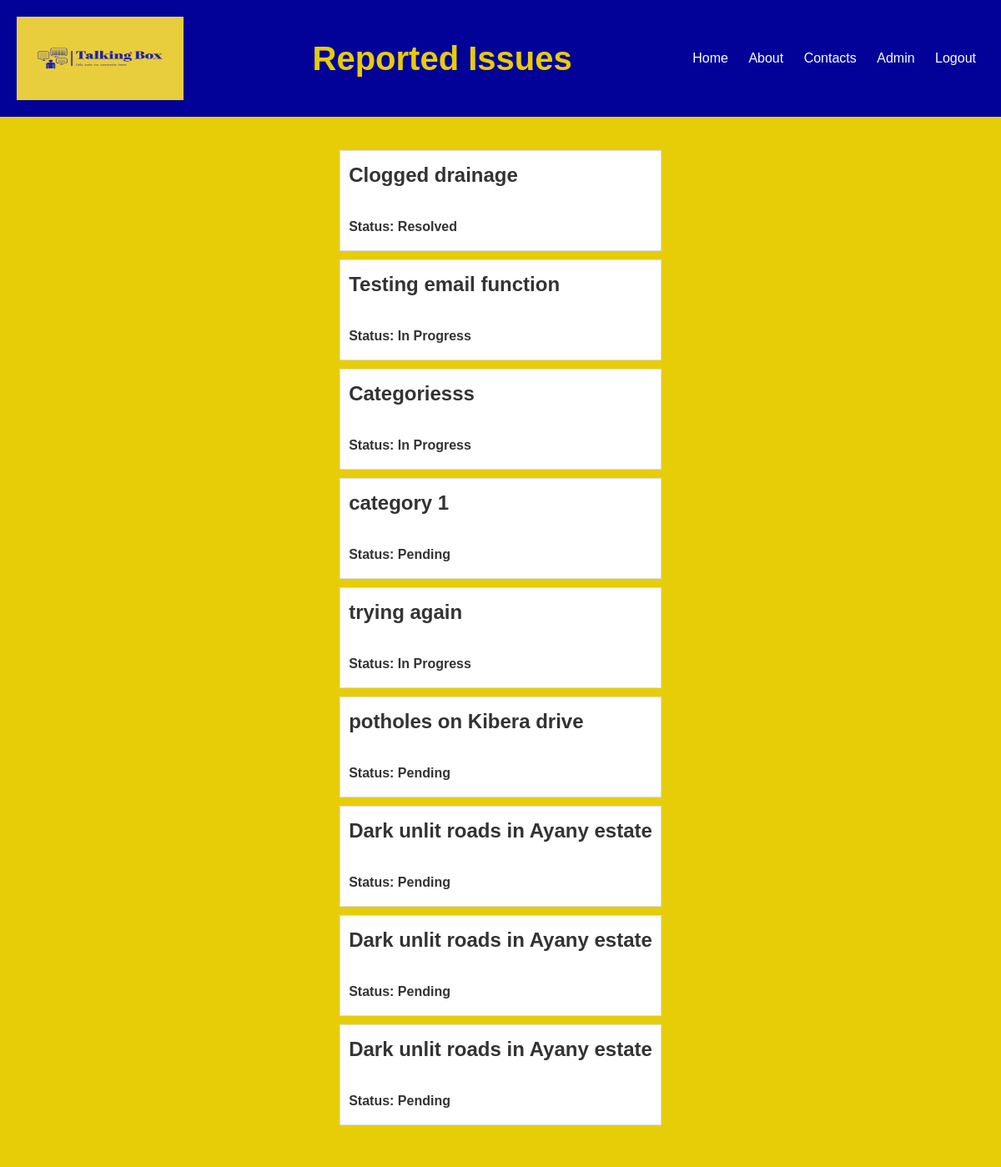
Page /issues/ (signed in) on the earlier database version.
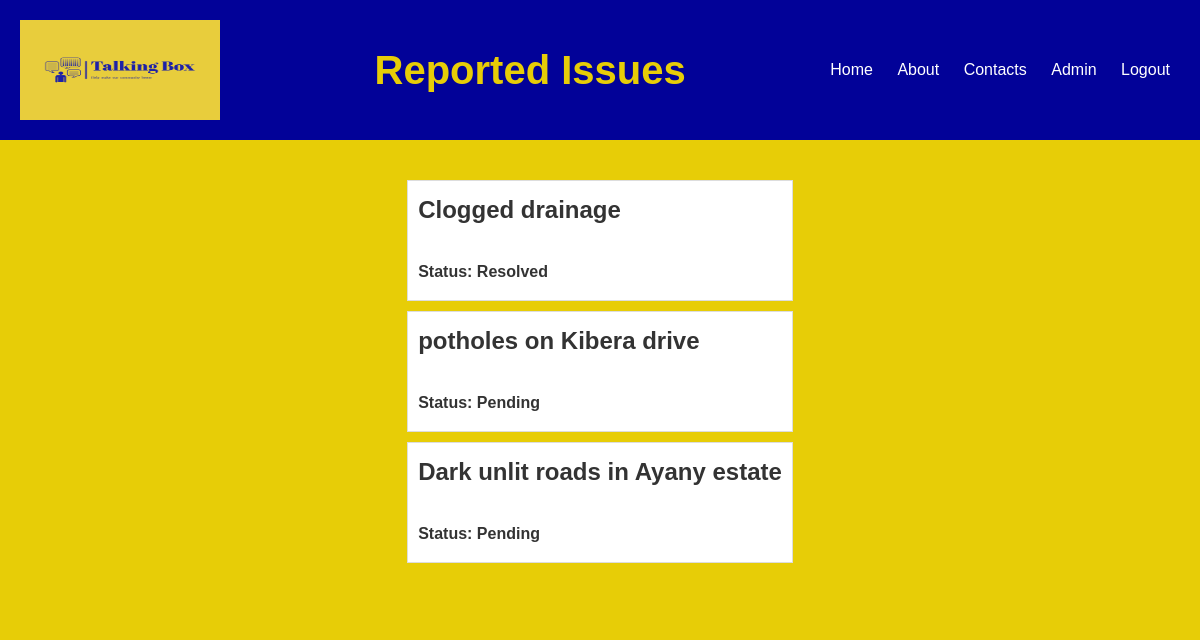
Same page on the later database version.
### main/models.py (models this page shows, shortened)
class Issue(DirtyFieldsMixin, models.Model):
    PENDING = 'Pending'
    IN_PROGRESS = 'In Progress'
    RESOLVED = 'Resolved'
    STATUS_CHOICES = [
        (PENDING, 'Pending'),
        (IN_PROGRESS, 'In Progress'),
        (RESOLVED, 'Resolved'),
    ]
    HEALTH = 'Health'
    WATER_SANITATION = 'Water & Sanitation'
    FIRES = 'Fires'
    CHILDREN_MINORS = 'Children & Minors'
    ELECTRICITY_POWER = 'Electricity & Power'
    CRIMINAL_ACTIVITIES = 'Criminal Activities'
    ROADS_INFRASTRUCTURE = 'Roads & Infrastructure'
    CATEGORY_CHOICES = [
        (HEALTH, 'Health'),
        (WATER_SANITATION, 'Water & Sanitation'),
        (FIRES, 'Fires'),
        (CHILDREN_MINORS, 'Children & Minors'),
        (ELECTRICITY_POWER, 'Electricity & Power'),
        (CRIMINAL_ACTIVITIES, 'Criminal Activities'),
        (ROADS_INFRASTRUCTURE, 'Roads & Infrastructure'),
    ]
    issue = models.TextField()  # Description of the issue
    image = models.ImageField(upload_to='issue_images/', blank=True, null=True)  # Image associated with the issue
    ward = models.CharField(max_length=100)  # Ward where the issue is located
    status = models.CharField(max_length=20, choices=STATUS_CHOICES, default=PENDING)  # Status of the issue
    reported_by = models.ForeignKey(User, on_delete=models.CASCADE, null=True, blank=True)  # User who reported the issue
    created_at = models.DateTimeField(auto_now_add=True)  # Timestamp of when the issue was created
    address = models.TextField(blank=True, null=True)  # Address of the issue location
    category = models.CharField(max_length=50, choices=CATEGORY_CHOICES)  # Category of the issue
    progress_report = models.TextField(blank=True, null=True)

### main/views.py (the view)
# urls.py: path('issues/', views.issues, name='issues'),  # Issues list page
@login_required
def issues(request):
    issues = Issue.objects.filter(reported_by=request.user)  # Filter issues by the logged-in user
    if request.method == 'POST':
        form = FeedbackForm(request.POST)
        if form.is_valid():
            content = form.cleaned_data['content']
            issue_id = request.POST.get('issue_id')
            issue = Issue.objects.get(id=issue_id)
            Feedback.objects.create(issue=issue, content=content, user=request.user)
            return redirect('issues')  # Redirect to avoid form resubmission on refresh
    else:
        form = FeedbackForm()
    return render(request, 'issue_list.html', {'issues': issues, 'form': form})

### main/templates/issue_list.html (shortened to what this page needs)
{% load static %}
<!DOCTYPE html>
<html lang="en">
<head>
    <link rel="stylesheet" href="{% static 'css/issues.css' %}">
</head>
<body>
    <header>
        <img src="{% static 'images/TalkingBox1.png' %}" alt="Polycom Logo" class="logo">
        <h1>Reported Issues</h1>
        <div class="menu">
            <a href="{% url 'index' %}">Home</a>
            <a href="{% url 'about' %}">About</a>
            <a href="{% url 'emergency' %}">Contacts</a>
            <a href="/admin/login/?next=/admin/">Admin</a>
            {% if user.is_authenticated %}
                <a href="{% url 'logout' %}">Logout</a>
            {% endif %}
        </div>
    </header>
    <main>
        <div class="issue-list">
            {% for issue in issues %}
                <div id="issue-{{ issue.id }}" class="issue">
                    <div class="issue-header">
                        <h2>{{ issue.issue }}</h2>
                        <p class="issue-status">Status: {{ issue.status }}</p>
                    </div>
                </div>
            {% endfor %}
        </div>
    </main>
</body>
</html>

Differences in the rows shown:
removed Issue: issue "Testing email function", status "In Progress"
removed Issue: issue "Categoriesss", status "In Progress"
removed Issue: issue "category 1", status "Pending"
removed Issue: issue "trying again", status "In Progress"
removed Issue: issue "Dark unlit roads in Ayany estate", status "Pending"
removed Issue: issue "Dark unlit roads in Ayany estate", status "Pending"
